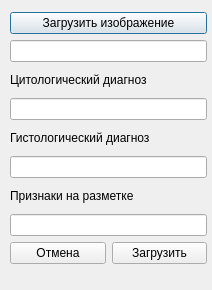
<?xml version="1.0" encoding="UTF-8"?>
<ui version="4.0">
 <class>MarkUpAdder</class>
 <widget class="QDialog" name="MarkUpAdder">
  <property name="geometry">
   <rect>
    <x>0</x>
    <y>0</y>
    <width>212</width>
    <height>290</height>
   </rect>
  </property>
  <property name="windowTitle">
   <string>Dialog</string>
  </property>
  <widget class="QWidget" name="">
   <property name="geometry">
    <rect>
     <x>10</x>
     <y>12</y>
     <width>197</width>
     <height>252</height>
    </rect>
   </property>
   <layout class="QVBoxLayout" name="verticalLayout">
    <item>
     <widget class="QPushButton" name="pushButton">
      <property name="text">
       <string>Загрузить изображение</string>
      </property>
     </widget>
    </item>
    <item>
     <widget class="QLineEdit" name="lineEdit"/>
    </item>
    <item>
     <widget class="QLabel" name="label">
      <property name="text">
       <string>Цитологический диагноз</string>
      </property>
     </widget>
    </item>
    <item>
     <widget class="QLineEdit" name="lineEdit_2"/>
    </item>
    <item>
     <widget class="QLabel" name="label_2">
      <property name="text">
       <string>Гистологический диагноз</string>
      </property>
     </widget>
    </item>
    <item>
     <widget class="QLineEdit" name="lineEdit_3"/>
    </item>
    <item>
     <widget class="QLabel" name="label_3">
      <property name="text">
       <string>Признаки на разметке</string>
      </property>
     </widget>
    </item>
    <item>
     <widget class="QLineEdit" name="lineEdit_4"/>
    </item>
    <item>
     <layout class="QHBoxLayout" name="horizontalLayout">
      <item>
       <widget class="QPushButton" name="pushButton_2">
        <property name="text">
         <string>Отмена</string>
        </property>
       </widget>
      </item>
      <item>
       <widget class="QPushButton" name="pushButton_3">
        <property name="text">
         <string>Загрузить</string>
        </property>
       </widget>
      </item>
     </layout>
    </item>
   </layout>
  </widget>
 </widget>
 <resources/>
 <connections/>
</ui>
